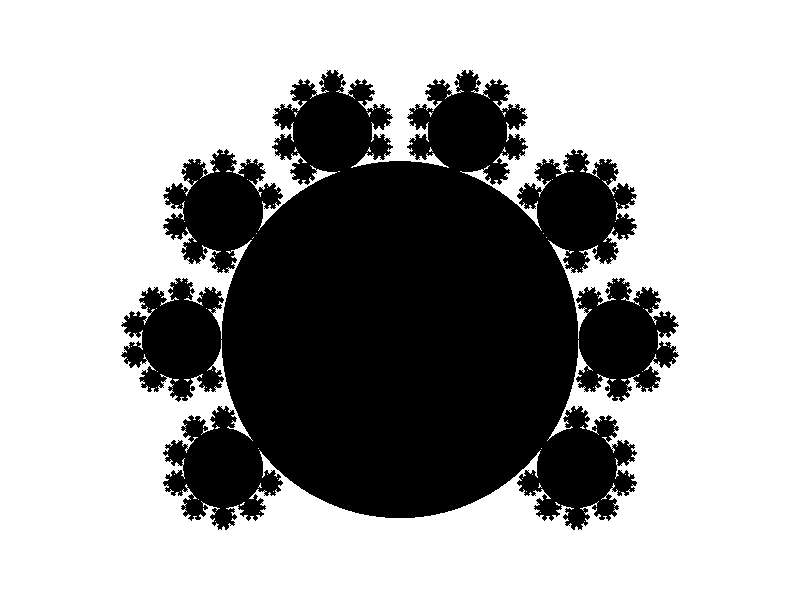

The R source for this figure:
## ---- chunk 1
options(scipen=99)

choice = sample(1:10,1)

if(choice == 1){
  thetas = c(-pi/2,-pi/6,pi/6,pi/2)
  thetas1= thetas
  k = 0.35-sample(0:7,1)/100
  depth = 7
}
if(choice == 2){
  thetas = c(-pi/2,0,pi/2)
  thetas1 = thetas
  k = 0.5-sample(0:10,1)/100
  depth = 9
}
if(choice == 3){
  thetas = c(-2*pi/3,0,2*pi/3)
  thetas1 = thetas
  k = 0.35-sample(0:10,1)/100
  depth = 8
}
if(choice == 4){
  thetas = c(-pi/2,pi/2)
  thetas1 = thetas
  k = 0.55-sample(0:10,1)/100
  depth = 9
}
if(choice == 5){
  thetas1 = c(-pi/4,pi/4)
  thetas = thetas1
  k = 0.59-sample(0:6,1)/100
  depth = 12
}
if(choice == 6){
  thetas1 = seq(-2*pi/3,2*pi/3,pi/6)
  thetas = thetas1
  k = 0.21-sample(0:2,1)/100
  depth = 5
}
if(choice == 7){
  thetas1 = c(pi/4)
  thetas = thetas1
  k = 0.9-sample(0:20,1)/100
  depth = 100
}
if(choice == 8){
  thetas1 = seq(-3*pi/5,3*pi/5,pi/5)
  thetas = thetas1
  k = 0.23-sample(0:3,1)/100
  depth = 5
}
if(choice == 9){
  thetas1 = seq(-7*pi/10,7*pi/10,pi/5)
  thetas = thetas1
  k = 0.24-sample(0:3,1)/100
  depth = 5
}
if(choice == 10){
  thetas1 = c(-5*pi/8,-3*pi/8,3*pi/8,5*pi/8)
  thetas = thetas1
  k = 0.3-sample(0:3,1)/100
  depth = 7
}
k = sqrt(floor(k^2*100)/100)
maxdis = 1+2*k/(1-k)
xx = list(0)
yy = list(0)
rr = list(1)
tt = list(pi/2)
ymax = -1
ymin = 1
xmax = -1
xmin = 1

for(i in 1:length(thetas1)){
  R = rr[[1]]*(1+k)
  xp = xx[[1]]
  yp = yy[[1]]
  rp = rr[[1]]
  tp = tt[[1]]
  if(xp+rp>xmax){
    xmax = xp+rp
  }
  if(xp-rp<xmin){
    xmin = xp-rp
  }
  if(yp+rp>ymax){
    ymax = yp+rp
  }
  if(yp-rp<ymin){
    ymin = yp-rp
  }
  tc = tp+thetas1[i]
  xc = xp+cos(tc)*R
  yc = yp+sin(tc)*R
  rc = rp*k
  if(length(xx)<2){
    xx[[2]] = xc
    yy[[2]] = yc
    rr[[2]] = rc
    tt[[2]] = tc
  }  else {
    xx[[2]] = c(xx[[2]],xc)
    yy[[2]] = c(yy[[2]],yc)
    rr[[2]] = c(rr[[2]],rc)
    tt[[2]] = c(tt[[2]],tc)
  }
}

for(ii in 3:depth){
  for(jj in 1:length(xx[[ii-1]])){
    for(i in 1:length(thetas)){
      R = k^(ii-2)+k^(ii-1)
      xp = xx[[ii-1]][jj]
      yp = yy[[ii-1]][jj]
      rp = rr[[ii-1]][jj]
      tp = tt[[ii-1]][jj]
      if(xp+rp>xmax){
        xmax = xp+rp
      }
      if(xp-rp<xmin){
        xmin = xp-rp
      }
      if(yp+rp>ymax){
        ymax = yp+rp
      }
      if(yp-rp<ymin){
        ymin = yp-rp
      }
      tc = tp+thetas[i]
      xc = xp+cos(tc)*R
      yc = yp+sin(tc)*R
      rc = rp*k
      if(length(xx)<ii){
        xx[[ii]] = xc
        yy[[ii]] = yc
        rr[[ii]] = rc
        tt[[ii]] = tc
      }  else {
        xx[[ii]] = c(xx[[ii]],xc)
        yy[[ii]] = c(yy[[ii]],yc)
        rr[[ii]] = c(rr[[ii]],rc)
        tt[[ii]] = c(tt[[ii]],tc)
      }
    }
  }
}
NN = length(thetas)
rrr = NN*k^2
sol = 1/(1-rrr)
## ---- chunk 2
rangex = xmax-xmin
rangey = ymax-ymin
bigrange = max(c(rangex,rangey))
midx = (xmax+xmin)/2
midy = (ymax+ymin)/2

circ = function(xc,yc,r){
  t = seq(0,2*pi,pi/100)
  x = xc+cos(t)*r
  y = yc+sin(t)*r
  polygon(x,y,col="black",border=NA)
}
par(mar=c(0,0,0,0),pty="s")
plot(0,0,type="n",
     xlim=c(midx-bigrange/2,midx+bigrange/2),ylim=c(midy-bigrange/2,midy+bigrange/2),
     axes=F,ann=F)
for(i in 1:length(xx)){
  if(length(xx[[i]])==1){
    circ(xx[[i]],yy[[i]],rr[[i]])
  } else {
    for(j in 1:length(xx[[i]])){
      circ(xx[[i]][j],yy[[i]][j],rr[[i]][j])
    }
  }
}
